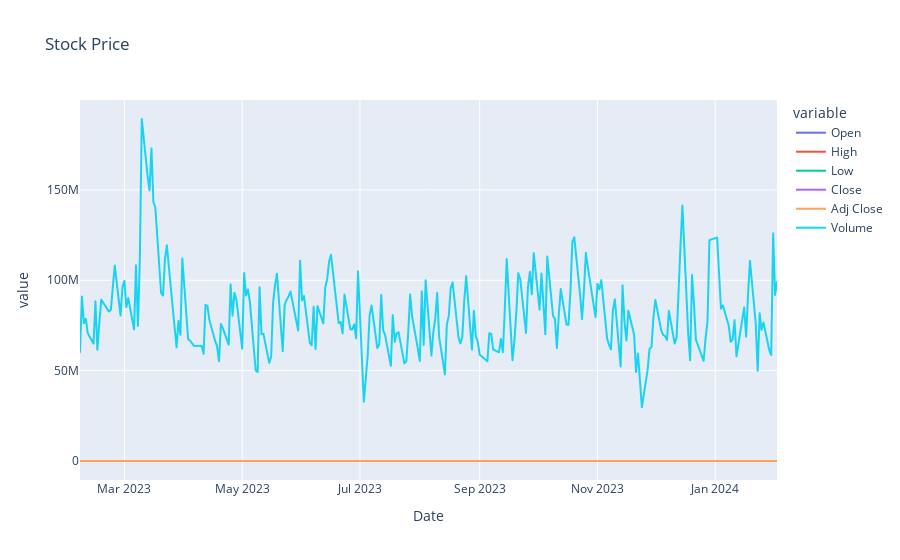

The code cell stored with this chart in its notebook:
### Code cell
# make a plot on plotly
fig = px.line(df, x='Date', y=df.columns, title='Stock Price')
fig.show()

### Figure 1 — Plotly figure (JSON) as saved in the notebook; plotly's stock layout.template omitted (floating-point values rounded to 4 significant figures; data arrays with more than 128 entries replaced by an {"elided": "..."} marker saying what was removed)
{"data": [{"hovertemplate": "variable=Open<br>Date=%{x}<br>value=%{y}<extra></extra>", "legendgroup": "Open", "line": {"color": "#636efa", "dash": "solid"}, "marker": {"symbol": "circle"}, "mode": "lines", "name": "Open", "showlegend": true, "type": "scattergl", "x": {"elided": "250 str values"}, "xaxis": "x", "y": {"elided": "250 float values"}, "yaxis": "y"}, {"hovertemplate": "variable=High<br>Date=%{x}<br>value=%{y}<extra></extra>", "legendgroup": "High", "line": {"color": "#EF553B", "dash": "solid"}, "marker": {"symbol": "circle"}, "mode": "lines", "name": "High", "showlegend": true, "type": "scattergl", "x": {"elided": "250 str values"}, "xaxis": "x", "y": {"elided": "250 float values"}, "yaxis": "y"}, {"hovertemplate": "variable=Low<br>Date=%{x}<br>value=%{y}<extra></extra>", "legendgroup": "Low", "line": {"color": "#00cc96", "dash": "solid"}, "marker": {"symbol": "circle"}, "mode": "lines", "name": "Low", "showlegend": true, "type": "scattergl", "x": {"elided": "250 str values"}, "xaxis": "x", "y": {"elided": "250 float values"}, "yaxis": "y"}, {"hovertemplate": "variable=Close<br>Date=%{x}<br>value=%{y}<extra></extra>", "legendgroup": "Close", "line": {"color": "#ab63fa", "dash": "solid"}, "marker": {"symbol": "circle"}, "mode": "lines", "name": "Close", "showlegend": true, "type": "scattergl", "x": {"elided": "250 str values"}, "xaxis": "x", "y": {"elided": "250 float values"}, "yaxis": "y"}, {"hovertemplate": "variable=Adj Close<br>Date=%{x}<br>value=%{y}<extra></extra>", "legendgroup": "Adj Close", "line": {"color": "#FFA15A", "dash": "solid"}, "marker": {"symbol": "circle"}, "mode": "lines", "name": "Adj Close", "showlegend": true, "type": "scattergl", "x": {"elided": "250 str values"}, "xaxis": "x", "y": {"elided": "250 float values"}, "yaxis": "y"}, {"hovertemplate": "variable=Volume<br>Date=%{x}<br>value=%{y}<extra></extra>", "legendgroup": "Volume", "line": {"color": "#19d3f3", "dash": "solid"}, "marker": {"symbol": "circle"}, "mode": "lines", "name": "Volume", "showlegend": true, "type": "scattergl", "x": {"elided": "250 str values"}, "xaxis": "x", "y": {"elided": "250 int values"}, "yaxis": "y"}], "layout": {"legend": {"title": {"text": "variable"}, "tracegroupgap": 0}, "title": {"text": "Stock Price"}, "xaxis": {"anchor": "y", "domain": [0, 1], "title": {"text": "Date"}}, "yaxis": {"anchor": "x", "domain": [0, 1], "title": {"text": "value"}}}}
